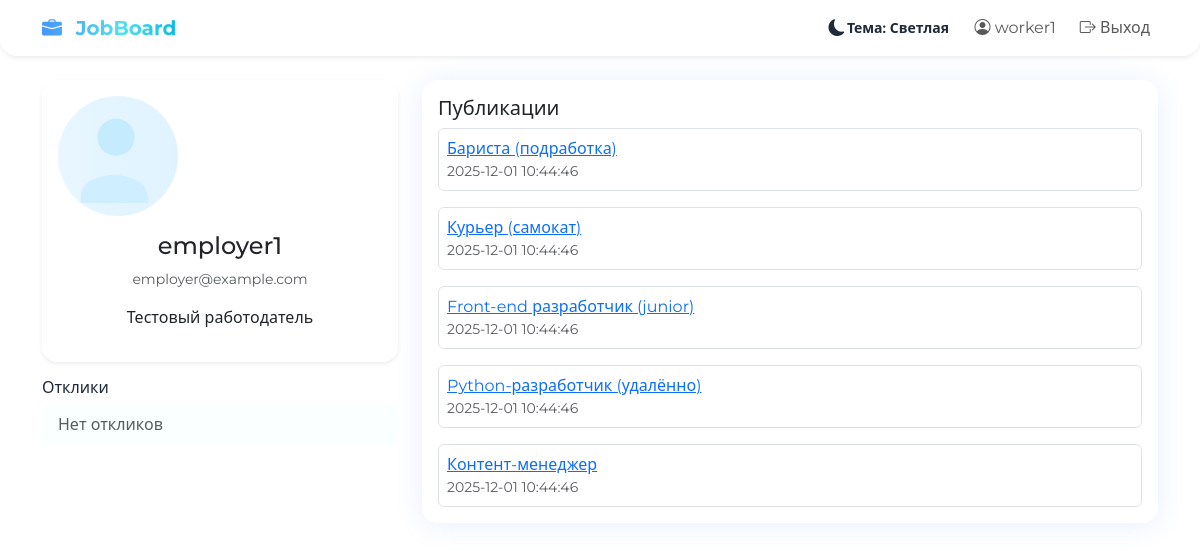
The page /profile/employer1 (signed in) on the database its author committed.
### tables this page shows
CREATE TABLE users (
    id INTEGER PRIMARY KEY AUTOINCREMENT,
    username TEXT UNIQUE NOT NULL,
    password TEXT NOT NULL,
    is_employer INTEGER DEFAULT 0,
    email TEXT,
    avatar TEXT,
    about TEXT
);

CREATE TABLE jobs (
    id INTEGER PRIMARY KEY AUTOINCREMENT,
    author_id INTEGER,
    title TEXT NOT NULL,
    description TEXT NOT NULL,
    tags TEXT,
    salary TEXT,
    created TIMESTAMP DEFAULT CURRENT_TIMESTAMP,
    FOREIGN KEY (author_id) REFERENCES users(id)
);

### app.py (the view, shortened to what this page needs)
@app.route('/profile/<username>', methods=['GET', 'POST'])
def profile(username):
    user = current_user()
    profile_user = query_db('SELECT * FROM users WHERE username = ?', (username,), one=True)
    if not profile_user:
        abort(404)
    responses = query_db("SELECT responses.*, jobs.title as job_title FROM responses LEFT JOIN jobs ON responses.job_id = jobs.id WHERE responses.user_id = ? ORDER BY responses.created DESC", (profile_user['id'],))
    jobs = query_db("SELECT * FROM jobs WHERE author_id = ? ORDER BY created DESC", (profile_user['id'],))
    return render_template('profile.html', profile=profile_user, responses=responses, jobs=jobs)

### app.py (called while the page is built)
def get_db():
    db = getattr(g, '_database', None)
    if db is None:
        db = g._database = sqlite3.connect(app.config['DATABASE'])
        db.row_factory = sqlite3.Row
    return db

@app.teardown_appcontext
def close_connection(exception):
    db = getattr(g, '_database', None)
    if db is not None:
        db.close()

def query_db(query, args=(), one=False):
    cur = get_db().execute(query, args)
    rv = cur.fetchall()
    cur.close()
    return (rv[0] if rv else None) if one else rv

def current_user():
    if 'user_id' in session:
        return query_db('SELECT * FROM users WHERE id = ?', (session['user_id'],), one=True)
    return None

@app.context_processor
def inject_user():
    return {'user': current_user()}

### templates/profile.html (shortened to what this page needs)
{% extends 'base.html' %}
{% block content %}
<div class="row">
  <div class="col-md-4">
    <div class="card bg-glass shadow-sm p-3 text-center">
      <img src="{{ profile['avatar'] or url_for('static', filename='avatar-default.svg') }}" alt="avatar" width="120" class="rounded-circle mb-3">
      <h4>{{ profile['username'] }}</h4>
      <p class="text-muted small">{{ profile['email'] or '' }}</p>
      <p>{{ profile['about'] or 'Пока нет описания.' }}</p>
    </div>
    <div class="mt-3">
      <h6>Отклики</h6>
      <ul class="list-group">
        {% for r in responses %}
          <li class="list-group-item">
            <a href="{{ url_for('job_detail', job_id=r['job_id']) }}">{{ r['job_title'] or 'Вакансия' }}</a>
            <div class="small text-muted">{{ r['created'] }}</div>
          </li>
        {% else %}
          <li class="list-group-item text-muted">Нет откликов</li>
        {% endfor %}
      </ul>
    </div>
  </div>
  <div class="col-md-8">
    <div class="card bg-glass p-3">
      <h5>Публикации</h5>
      <div class="row g-3">
        {% for job in jobs %}
          <div class="col-12">
            <div class="border p-2 rounded">
              <a href="{{ url_for('job_detail', job_id=job['id']) }}">{{ job['title'] }}</a>
              <div class="small text-muted">{{ job['created'] }}</div>
            </div>
          </div>
        {% else %}
          <div class="col-12 text-muted">Нет публикаций</div>
        {% endfor %}
      </div>
    </div>
  </div>
</div>
{% endblock %}

### templates/base.html (shortened to what this page needs)
<!DOCTYPE html>
<html lang="ru">
<head>
    <link href="https://cdn.jsdelivr.net/npm/bootstrap@5.3.2/dist/css/bootstrap.min.css" rel="stylesheet">
    <link href="https://cdn.jsdelivr.net/npm/bootstrap-icons@1.11.1/font/bootstrap-icons.css" rel="stylesheet">
    <link href="https://cdnjs.cloudflare.com/ajax/libs/animate.css/4.1.1/animate.min.css" rel="stylesheet">
    <link href="{{ url_for('static', filename='style.css') }}" rel="stylesheet">
</head>
<body class="gradient-bg">
<nav class="navbar navbar-expand-lg bg-glass shadow-sm mb-4">
    <div class="container">
        <a class="navbar-brand fw-bold text-gradient" href="{{ url_for('index') }}"><i class="bi bi-briefcase-fill me-2"></i> JobBoard</a>
        <div class="collapse navbar-collapse" id="navMenu">
            <ul class="navbar-nav ms-auto align-items-center">
                <li class="nav-item me-2 d-flex align-items-center">
                    <button id="theme-toggle" class="btn theme-toggle-btn d-flex align-items-center" title="Переключить тему" aria-label="Toggle theme">
                        <i id="theme-toggle-icon" class="bi bi-moon-fill me-2"></i>
                        <span id="theme-toggle-label" class="small">Тема: Светлая</span>
                    </button>
                </li>
                {% if user %}
                    <li class="nav-item me-2"><a class="nav-link" href="{{ url_for('profile', username=user['username']) }}"><i class="bi bi-person-circle"></i> {{ user['username'] }}</a></li>
                    <li class="nav-item"><a class="nav-link" href="{{ url_for('logout') }}"><i class="bi bi-box-arrow-right"></i> Выход</a></li>
                {% else %}
                    <li class="nav-item"><a class="nav-link" href="{{ url_for('login') }}"><i class="bi bi-box-arrow-in-right"></i> Вход</a></li>
                    <li class="nav-item"><a class="nav-link" href="{{ url_for('register') }}"><i class="bi bi-person-plus"></i> Регистрация</a></li>
                {% endif %}
            </ul>
        </div>
    </div>
</nav>
<div class="container pb-5">
    {% block content %}{% endblock %}
</div>
</body>
</html>

### static/style.css (style rules this page uses)
:root { --bg-gradient-1: #438cff; --bg-gradient-2: #37bbff; --bg-gradient-3: #e0f4ff; --text-default: #1f2937; --glass-bg: rgba(255,255,255,0.96); --card-radius: 1.1rem; --card-shadow: 0 2px 28px rgba(86,132,255,0.14); --primary-1: #4896fd; --primary-2: #52e1ed; --accent: #07bce7; --success-1: #55e178; --success-2: #01c88f; }
body { font-family: 'Montserrat', 'Segoe UI', Arial, sans-serif; background: linear-gradient(120deg,var(--bg-gradient-1) 0%, var(--bg-gradient-2) 60%, var(--bg-gradient-3) 100%); min-height: 100vh; color: var(--text-default); }
.gradient-bg { background: none !important; }
.bg-glass { background: var(--glass-bg) !important; border-radius: var(--card-radius); box-shadow: var(--card-shadow); backdrop-filter: blur(4px); }
.navbar { border-radius: 0 0 1.1rem 1.1rem; margin-bottom: 1.5rem; }
.card { border: none; border-radius: 1rem; }
.text-gradient { background: linear-gradient(90deg,var(--primary-1),var(--primary-2) 60%,var(--accent) 100%); -webkit-background-clip: text; background-clip: text; color: transparent; font-weight: 700; }
.list-group-item { background: rgba(250,255,255,0.95); border: none; }
.card { transition: transform .22s ease, box-shadow .22s ease; }
.theme-toggle-btn { border: none; background: transparent; color: inherit; }
.theme-toggle-btn .bi { font-size: 1.05rem; vertical-align: middle; }
.theme-toggle-btn { padding: .25rem .6rem; border-radius: .6rem; background: rgba(255,255,255,0.04); }
#theme-toggle-icon { transition: transform .35s ease; display:inline-block; }
.theme-toggle-btn .small { font-weight:600; margin-left: .1rem; }

### rows shown on the page
users: username "worker1"
users: username "employer1", email "employer@example.com", about "Тестовый работодатель"
jobs: title "Бариста (подработка)", created "2025-12-01 10:44:46"
jobs: title "Курьер (самокат)", created "2025-12-01 10:44:46"
jobs: title "Front-end разработчик (junior)", created "2025-12-01 10:44:46"
jobs: title "Python-разработчик (удалённо)", created "2025-12-01 10:44:46"
jobs: title "Контент-менеджер", created "2025-12-01 10:44:46"
